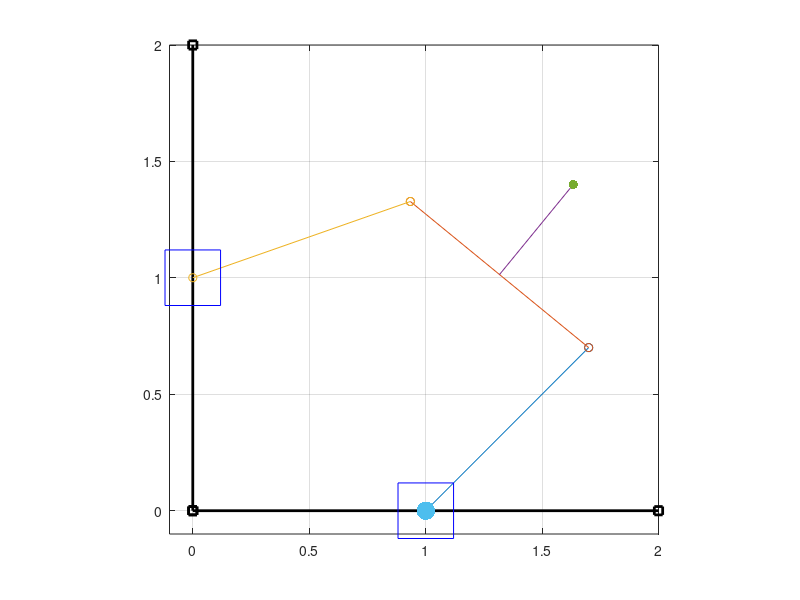

MATLAB code for this plot:
close all

% qui ci vanno i parametri reali
l=0.99; d=0.49;

% Utilizzo i dati salvati dalla simulazione
% Q=out.simout.Data(:,:);
% P=out.simout1.Data(:,:);

% Utilizzo i dati salvati nel file simulazione
load('P_1.mat')
load('Q_1.mat')

% Grafica
for i=1:10:length(Q)
figure(1)
plot([0 0],[0 2],'-sk','LineWidth',2)   %pattino
hold on
plot([0 2],[0 0],'-sk','LineWidth',2)   %pattino
plot([Q(i,1) Q(i,1)+l*cos(Q(i,3))],[0 l*sin(Q(i,3))],'-o')
plot([Q(i,1)+l*cos(Q(i,3)) Q(i,1)+l*cos(Q(i,3))+l*cos(P(i,3)+pi/2)],[l*sin(Q(i,3)) l*sin(Q(i,3))+l*sin(P(i,3)+pi/2)],'-o')
plot([Q(i,1)+l*cos(Q(i,3))+l*cos(P(i,3)+pi/2) 0],[l*sin(Q(i,3))+l*sin(P(i,3)+pi/2) Q(i,2)],'-o')
plot([Q(i,1)+l*cos(Q(i,3))+l/2*cos(P(i,3)+pi/2) P(i,1)],[l*sin(Q(i,3))+l/2*sin(P(i,3)+pi/2) P(i,2)],'-')

plot(P(i,1),P(i,2),'.','MarkerSize',20)
plot(Q(i,1),0,'sb','MarkerSize',40)
%il punto rosso indica la presenza di un motore sul giunto
plot(Q(i,1),0,'.','MarkerSize',40) 
plot(0,Q(i,2),'sb','MarkerSize',40)
xlim([-0.1 2])
ylim([-0.1 2])
axis equal
grid on
drawnow
hold off
end
